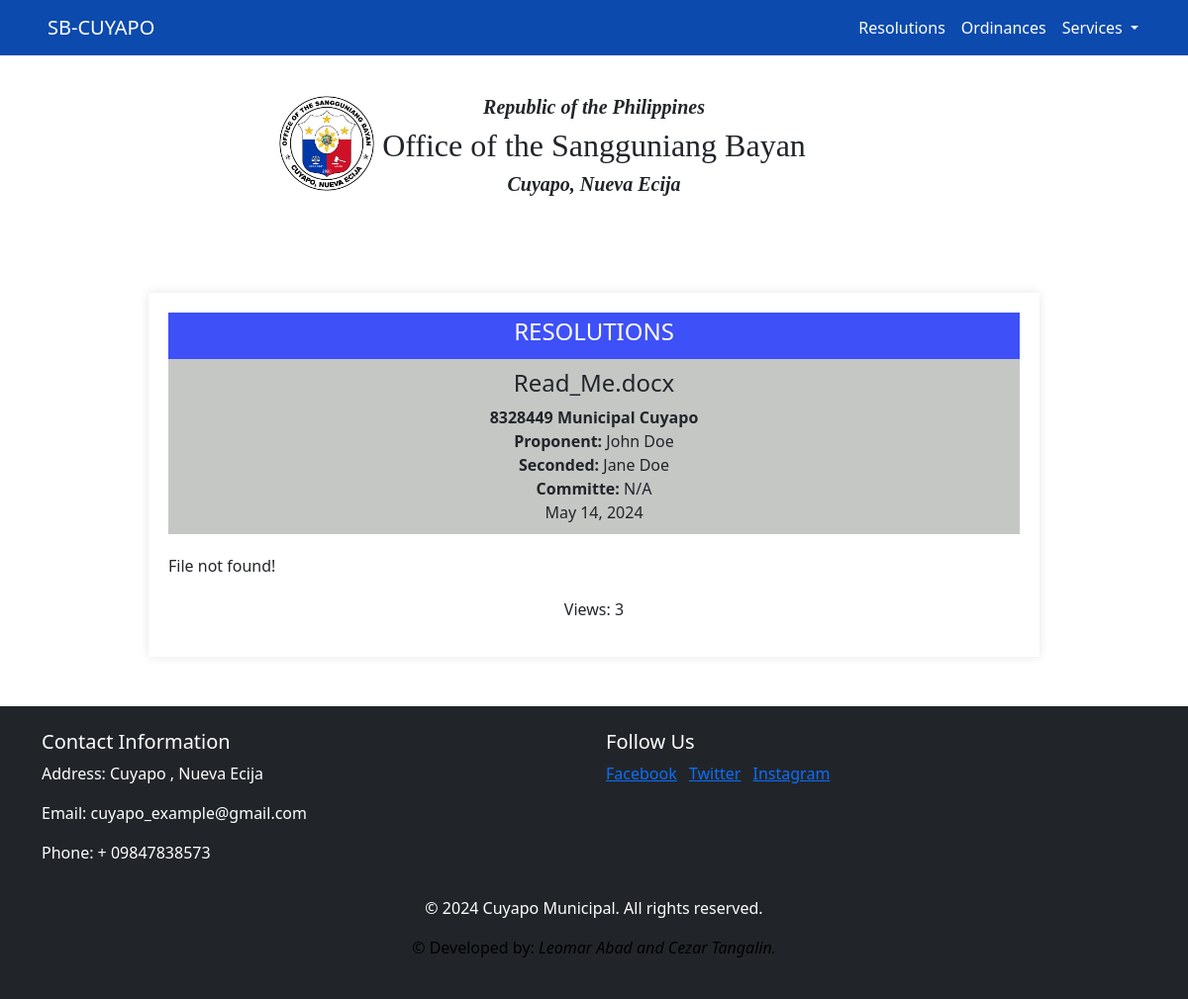
The app's page /view_res.php?filename=10&f=20240512144215_Read_Me.docx with its own data.
### tables this page shows
CREATE TABLE `upload_res` (
  `id` int(11) NOT NULL,
  `fname` text NOT NULL,
  `name` varchar(200) NOT NULL,
  `reference_number` varchar(255) NOT NULL,
  `date_time` varchar(50) NOT NULL,
  `proponent` varchar(50) NOT NULL,
  `seconded` varchar(200) NOT NULL,
  `committe` varchar(200) NOT NULL,
  `view_count` int(11) DEFAULT 0
);

### view_res.php (the view, shortened to what this page needs)
<?php
$conn = connection();
?>
<!DOCTYPE html>
<html lang="en">
<head>
    <link href="https://cdn.jsdelivr.net/npm/bootstrap@5.3.3/dist/css/bootstrap.min.css" rel="stylesheet">
    <link rel="stylesheet" href="https://cdnjs.cloudflare.com/ajax/libs/font-awesome/6.5.1/css/all.min.css" />
    <link rel="stylesheet" href="admin/Css/view.css">
</head>
<body>
    <?php include('admin/header.php'); ?>
    <div class="containers">
        <div class="memo">
            <h4>RESOLUTIONS</h4>
        </div>
        <?php
        $id = isset($_GET['filename']) ? (int)$_GET['filename'] : 0;
        if ($id > 0) {
$sql = "SELECT view_count FROM upload_res WHERE id = ?";
$stmt = $conn->prepare($sql);
$stmt->bind_param("i", $id);
$stmt->execute();
$stmt->bind_result($view_count);
            $stmt = $conn->prepare("SELECT * FROM upload_res WHERE id = ?");
            $stmt->bind_param("i", $id);
            $stmt->execute();
            $result = $stmt->get_result();
            if ($result) {
                while ($row = $result->fetch_assoc()) {
                    $name = $row['name'];
                    $referenceNum = $row['reference_number'];
                    $dateTime = $row['date_time'];
                    $proponent = $row['proponent'];
                    $seconded = $row['seconded'];
                    $committe = $row['committe'];
                    ?>
                    <div class="memo-tittle">
                        <h4><?php echo htmlspecialchars($name); ?></h4>
                        <b><?php echo ' ' . $referenceNum; ?></b><br>
                        <b>Proponent:</b><?php echo ' ' . $proponent; ?><br>
                        <b>Seconded:</b><?php echo ' ' . $seconded; ?><br>
                        <b>Committe:</b><?php echo ' ' . $committe; ?><br>
                        <?php echo ' ' . $dateTime; ?>
                    </div>
                    <?php
                }
            } else {
                echo "No results found.";
            }
        } else {
            echo "Invalid ID.";
        }
        ?>
        <div class="file-viewer">
            <?php
            $file_path = 'admin/upload_res/' . $_REQUEST['f'];
            $file_extension = strtolower(pathinfo($file_path, PATHINFO_EXTENSION));
            if (file_exists($file_path)) {
                if ($file_extension == 'docx') {
                    $pdf_file = docToPdf($file_path);
                    echo '<iframe src="' . $pdf_file . '" width="100%" height="670px" frameborder="0"></iframe>';
                }
                else if ($file_extension == 'doc') {
                    $pdf_file = docToPdf($file_path);
                    echo '<iframe src="' . $pdf_file . '" width="100%" height="670px" frameborder="0"></iframe>';
                }
                else if ($file_extension == 'pdf') {
                    echo '<div class="pdf-container">';
                    echo '<iframe src="' . $file_path . '" width="100%" height="100%" frameborder="0"></iframe>';
                    echo '</div>';
                }
                else {
                    echo '<p>This file cannot be previewed. <a class="download-link" href="' . $file_path . '">Download File</a></p>';
                }
            } else {
                echo '<p>File not found!</p>';
            }
            ?>
        </div>
         <div class="view-count-section">
        <p>Views: <?php echo isset($view_count) ? $view_count : 0; ?></p>
    </div>
    </div>
    <div class="footer">
        <?php include('footer.php'); ?>
    </div>
</body>
</html>

### admin/Css/view.css (style rules this page uses)
body { font-family: Arial, sans-serif; background-color: #f4f4f4; margin: 0; padding: 0; text-align: center; }
.containers { width: 75%; margin: 50px auto; padding: 20px; background-color: #fff; box-shadow: 0 0 10px rgba(0, 0, 0, 0.1); }
.containers > .memo { background-color: #3e50f7; color: white; width: 100%; text-align: center; padding: 5px; }
.file-viewer { margin-top: 20px; width: 100%; }
.memo-tittle { text-align: center; padding: 10px; background-color: #c5c7c5; }

### view_res.php (style rules this page uses)
.view-count-section { margin-top: 20px; text-align: center; }

### records on screen
upload_res: name "Read_Me.docx", reference_number "8328449 Municipal Cuyapo", proponent "John Doe", seconded "Jane Doe", committe "N/A", date_time "May 14, 2024", view_count "3"
